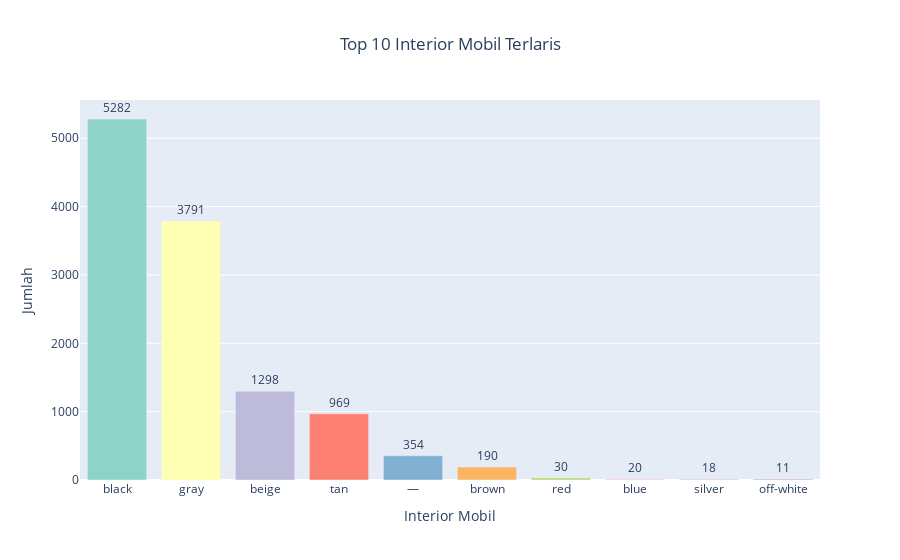

The notebook cell saved with this chart:
### Markdown cell above
Untuk datanya sudah dibetulkan, dan untuk body mobil paling laku terjual adalah 'Sedan' dan 'SUV'.

### Code cell
interior_counts = df['interior'].value_counts().head(10).reset_index()
interior_counts.columns = ['interior', 'count']

# Plot bar chart
fig = px.bar(interior_counts, x='interior', y='count',
             title='Top 10 Interior Mobil Terlaris',
             color='interior',
             color_discrete_sequence=px.colors.qualitative.Set3,
             text='count')

fig.update_layout(title_x=0.5,
                  xaxis_title='Interior Mobil',
                  yaxis_title='Jumlah',
                  showlegend=False)

fig.update_traces(textposition='outside')
fig.show()

### Figure 1 — Plotly figure (JSON) as saved in the notebook; plotly's stock layout.template omitted (floating-point values rounded to 4 significant figures)
{"data": [{"alignmentgroup": "True", "hovertemplate": "interior=%{x}<br>count=%{text}<extra></extra>", "legendgroup": "black", "marker": {"color": "rgb(141,211,199)", "pattern": {"shape": ""}}, "name": "black", "offsetgroup": "black", "orientation": "v", "showlegend": true, "text": [5282], "textposition": "outside", "type": "bar", "x": ["black"], "xaxis": "x", "y": [5282], "yaxis": "y"}, {"alignmentgroup": "True", "hovertemplate": "interior=%{x}<br>count=%{text}<extra></extra>", "legendgroup": "gray", "marker": {"color": "rgb(255,255,179)", "pattern": {"shape": ""}}, "name": "gray", "offsetgroup": "gray", "orientation": "v", "showlegend": true, "text": [3791], "textposition": "outside", "type": "bar", "x": ["gray"], "xaxis": "x", "y": [3791], "yaxis": "y"}, {"alignmentgroup": "True", "hovertemplate": "interior=%{x}<br>count=%{text}<extra></extra>", "legendgroup": "beige", "marker": {"color": "rgb(190,186,218)", "pattern": {"shape": ""}}, "name": "beige", "offsetgroup": "beige", "orientation": "v", "showlegend": true, "text": [1298], "textposition": "outside", "type": "bar", "x": ["beige"], "xaxis": "x", "y": [1298], "yaxis": "y"}, {"alignmentgroup": "True", "hovertemplate": "interior=%{x}<br>count=%{text}<extra></extra>", "legendgroup": "tan", "marker": {"color": "rgb(251,128,114)", "pattern": {"shape": ""}}, "name": "tan", "offsetgroup": "tan", "orientation": "v", "showlegend": true, "text": [969], "textposition": "outside", "type": "bar", "x": ["tan"], "xaxis": "x", "y": [969], "yaxis": "y"}, {"alignmentgroup": "True", "hovertemplate": "interior=%{x}<br>count=%{text}<extra></extra>", "legendgroup": "—", "marker": {"color": "rgb(128,177,211)", "pattern": {"shape": ""}}, "name": "—", "offsetgroup": "—", "orientation": "v", "showlegend": true, "text": [354], "textposition": "outside", "type": "bar", "x": ["—"], "xaxis": "x", "y": [354], "yaxis": "y"}, {"alignmentgroup": "True", "hovertemplate": "interior=%{x}<br>count=%{text}<extra></extra>", "legendgroup": "brown", "marker": {"color": "rgb(253,180,98)", "pattern": {"shape": ""}}, "name": "brown", "offsetgroup": "brown", "orientation": "v", "showlegend": true, "text": [190], "textposition": "outside", "type": "bar", "x": ["brown"], "xaxis": "x", "y": [190], "yaxis": "y"}, {"alignmentgroup": "True", "hovertemplate": "interior=%{x}<br>count=%{text}<extra></extra>", "legendgroup": "red", "marker": {"color": "rgb(179,222,105)", "pattern": {"shape": ""}}, "name": "red", "offsetgroup": "red", "orientation": "v", "showlegend": true, "text": [30], "textposition": "outside", "type": "bar", "x": ["red"], "xaxis": "x", "y": [30], "yaxis": "y"}, {"alignmentgroup": "True", "hovertemplate": "interior=%{x}<br>count=%{text}<extra></extra>", "legendgroup": "blue", "marker": {"color": "rgb(252,205,229)", "pattern": {"shape": ""}}, "name": "blue", "offsetgroup": "blue", "orientation": "v", "showlegend": true, "text": [20], "textposition": "outside", "type": "bar", "x": ["blue"], "xaxis": "x", "y": [20], "yaxis": "y"}, {"alignmentgroup": "True", "hovertemplate": "interior=%{x}<br>count=%{text}<extra></extra>", "legendgroup": "silver", "marker": {"color": "rgb(217,217,217)", "pattern": {"shape": ""}}, "name": "silver", "offsetgroup": "silver", "orientation": "v", "showlegend": true, "text": [18], "textposition": "outside", "type": "bar", "x": ["silver"], "xaxis": "x", "y": [18], "yaxis": "y"}, {"alignmentgroup": "True", "hovertemplate": "interior=%{x}<br>count=%{text}<extra></extra>", "legendgroup": "off-white", "marker": {"color": "rgb(188,128,189)", "pattern": {"shape": ""}}, "name": "off-white", "offsetgroup": "off-white", "orientation": "v", "showlegend": true, "text": [11], "textposition": "outside", "type": "bar", "x": ["off-white"], "xaxis": "x", "y": [11], "yaxis": "y"}], "layout": {"barmode": "relative", "legend": {"title": {"text": "interior"}, "tracegroupgap": 0}, "showlegend": false, "title": {"text": "Top 10 Interior Mobil Terlaris", "x": 0.5}, "xaxis": {"anchor": "y", "categoryarray": ["black", "gray", "beige", "tan", "—", "brown", "red", "blue", "silver", "off-white"], "categoryorder": "array", "domain": [0, 1], "title": {"text": "Interior Mobil"}}, "yaxis": {"anchor": "x", "domain": [0, 1], "title": {"text": "Jumlah"}}}}
